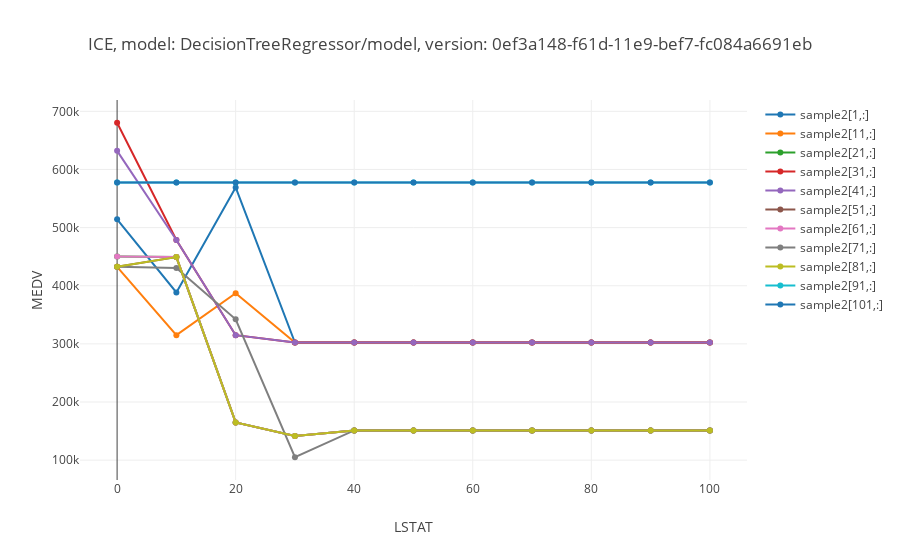

Notebook code for this chart:
### Code cell
plot.ice(ice_results, ice_points = [0, 10, 20, 30, 40, 50, 60, 70, 80, 90, 100]) # we limit the number of graphs by selecting certain points setting ice_points parameter. Remove the parameter to get a plot with all ice curves.

### Figure 1 — Plotly figure (JSON) as saved in the notebook; plotly's stock layout.template omitted (floating-point values rounded to 4 significant figures)
{"data": [{"name": "sample2[1,:]", "type": "scatter", "uid": "3f85baeb-ac84-49d4-9ddb-6798704bf3c2", "x": [0, 10, 20, 30, 40, 50, 60, 70, 80, 90, 100], "y": [514200.0, 388500, 569100, 302400, 302400, 302400, 302400, 302400, 302400, 302400, 302400]}, {"name": "sample2[11,:]", "type": "scatter", "uid": "9b0b560a-55ee-4c96-adef-2b63f566a6f4", "x": [0, 10, 20, 30, 40, 50, 60, 70, 80, 90, 100], "y": [432600, 315000, 387240, 302400, 302400, 302400, 302400, 302400, 302400, 302400, 302400]}, {"name": "sample2[21,:]", "type": "scatter", "uid": "8ff5c6d3-2592-4825-8ce9-11f20211f195", "x": [0, 10, 20, 30, 40, 50, 60, 70, 80, 90, 100], "y": [450450, 449400, 164850, 141750, 151200, 151200, 151200, 151200, 151200, 151200, 151200]}, {"name": "sample2[31,:]", "type": "scatter", "uid": "6a14612f-35c0-4333-b603-f2236da86425", "x": [0, 10, 20, 30, 40, 50, 60, 70, 80, 90, 100], "y": [680400, 478800, 315000, 302400, 302400, 302400, 302400, 302400, 302400, 302400, 302400]}, {"name": "sample2[41,:]", "type": "scatter", "uid": "520738e6-8ada-4dc8-910a-652f732f94aa", "x": [0, 10, 20, 30, 40, 50, 60, 70, 80, 90, 100], "y": [632100, 478800, 315000, 302400, 302400, 302400, 302400, 302400, 302400, 302400, 302400]}, {"name": "sample2[51,:]", "type": "scatter", "uid": "882be31d-df29-488c-b571-c2c869f74c8d", "x": [0, 10, 20, 30, 40, 50, 60, 70, 80, 90, 100], "y": [432600, 449400, 164850, 141750, 151200, 151200, 151200, 151200, 151200, 151200, 151200]}, {"name": "sample2[61,:]", "type": "scatter", "uid": "aae70804-47aa-4f1a-b23d-fe03de377f38", "x": [0, 10, 20, 30, 40, 50, 60, 70, 80, 90, 100], "y": [450450, 449400, 164850, 141750, 151200, 151200, 151200, 151200, 151200, 151200, 151200]}, {"name": "sample2[71,:]", "type": "scatter", "uid": "868486dc-9d47-4a80-9a40-179d0a6cb1a4", "x": [0, 10, 20, 30, 40, 50, 60, 70, 80, 90, 100], "y": [432600, 430500, 342300, 105000, 151200, 151200, 151200, 151200, 151200, 151200, 151200]}, {"name": "sample2[81,:]", "type": "scatter", "uid": "17703dae-fd73-49e5-a037-78bcb4fe9f5c", "x": [0, 10, 20, 30, 40, 50, 60, 70, 80, 90, 100], "y": [432600, 449400, 164850, 141750, 151200, 151200, 151200, 151200, 151200, 151200, 151200]}, {"name": "sample2[91,:]", "type": "scatter", "uid": "90e88b35-6fbe-44b4-8fb0-5165e98711b9", "x": [0, 10, 20, 30, 40, 50, 60, 70, 80, 90, 100], "y": [577500, 577500, 577500, 577500, 577500, 577500, 577500, 577500, 577500, 577500, 577500]}, {"name": "sample2[101,:]", "type": "scatter", "uid": "2a7860dc-9ac6-4224-9121-1c38125bccff", "x": [0, 10, 20, 30, 40, 50, 60, 70, 80, 90, 100], "y": [577500, 577500, 577500, 577500, 577500, 577500, 577500, 577500, 577500, 577500, 577500]}], "layout": {"title": {"text": "ICE, model: DecisionTreeRegressor/model, version: 0ef3a148-f61d-11e9-bef7-fc084a6691eb"}, "xaxis": {"title": {"text": "LSTAT"}}, "yaxis": {"title": {"text": "MEDV"}}}}
